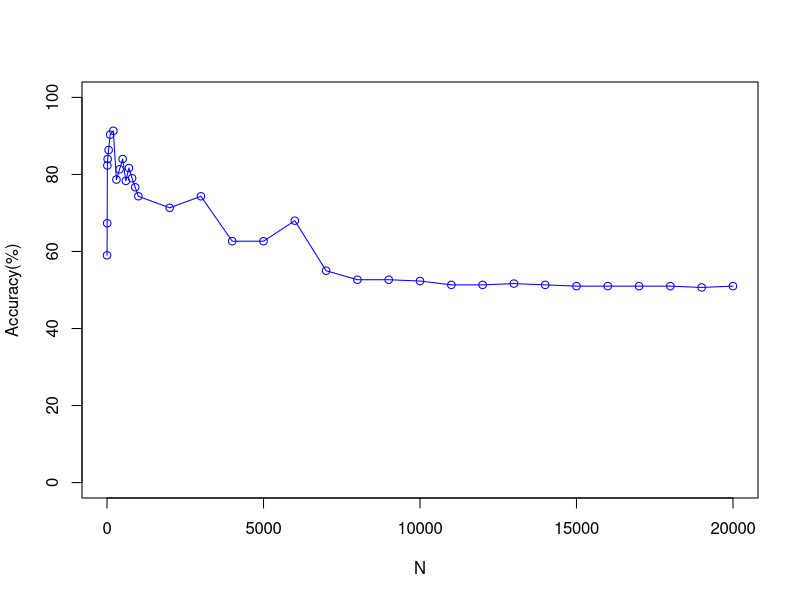

This figure's R source:
# Author : G Asish Kumar*/
# Description: Plot that shows the comparison of Accuracy vs No of Top features Selected for 
# 			   Pearson having K=3 and With Normalisation of the features 

 x <- c(1, 5, 10, 20, 50, 100, 200, 300, 400, 500, 600, 700, 800, 900, 1000, 2000, 3000, 4000, 5000, 6000, 7000, 8000, 9000, 10000, 11000, 12000, 13000, 14000, 15000, 16000, 17000, 18000, 19000, 20000)
 y <- c(59,
67.33333333,
82.33333333,
84,
86.33333333,
90.33333333,
91.33333333,
78.66666667,
81.33333333,
84,
78.33333333,
81.66666667,
79,
76.66666667,
74.33333333,
71.33333333,
74.33333333,
62.66666667,
62.66666667,
68,
55,
52.66666667,
52.66666667,
52.33333333,
51.33333333,
51.33333333,
51.66666667,
51.33333333,
51,
51,
51,
51,
50.66666667,
51)
plot(x, y, type='o', pch=1, col="blue", xlab="N", ylab="Accuracy(%)", ylim=c(0, 100), xlim=c(0,20000))